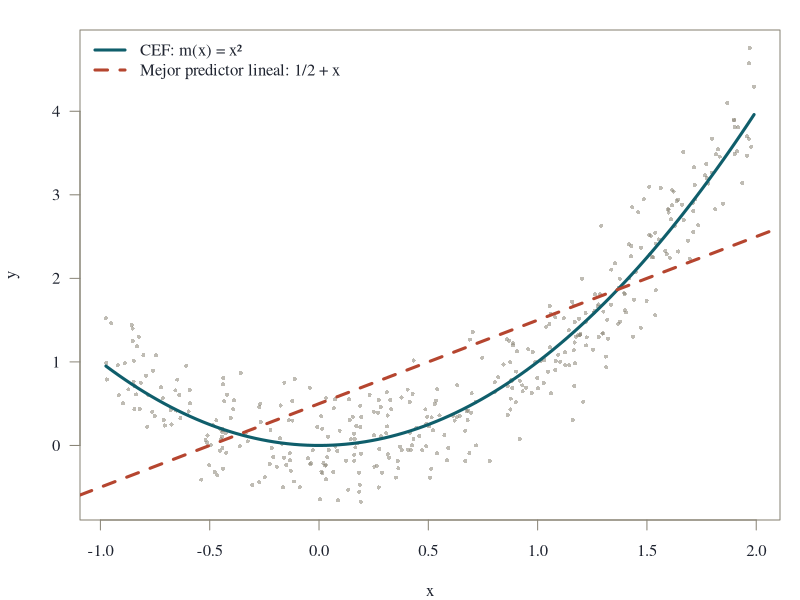
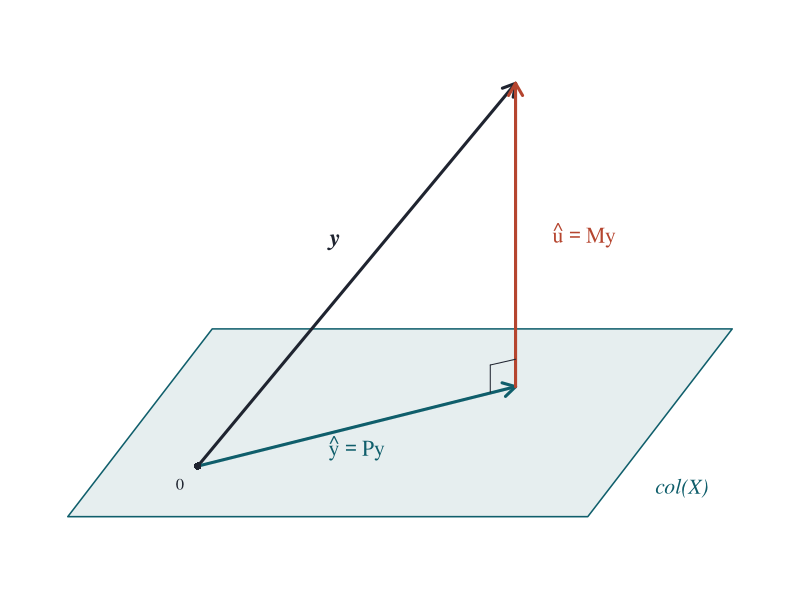
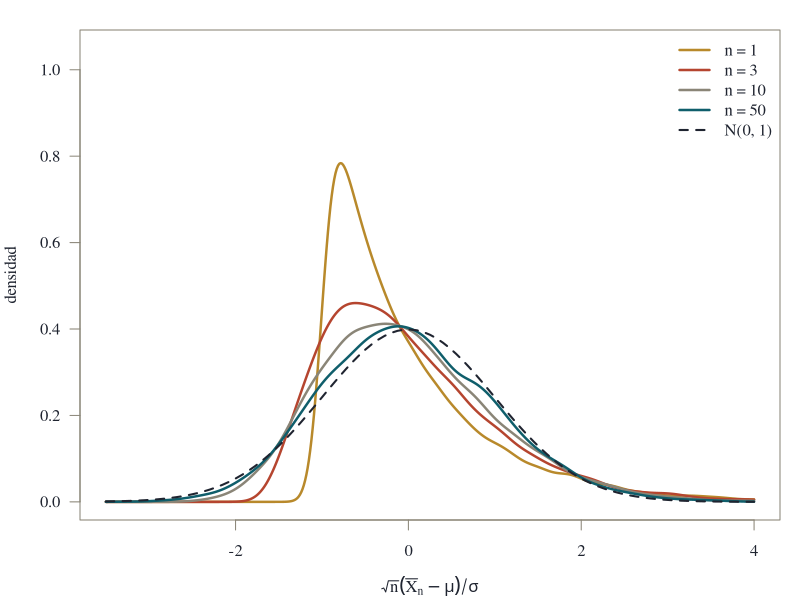
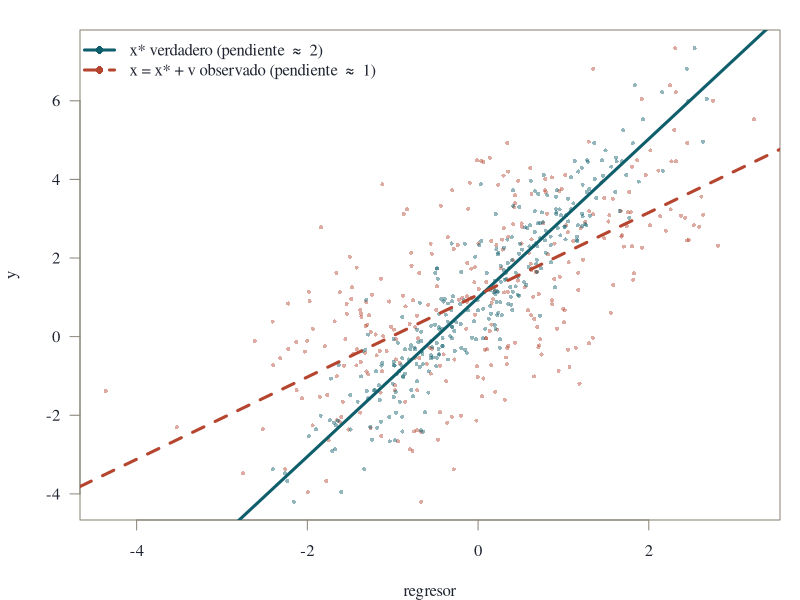
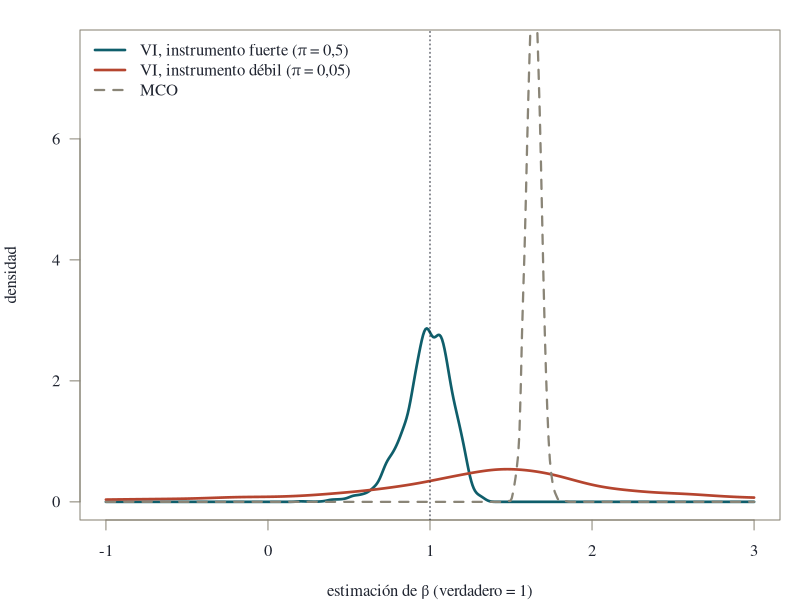

Recreate these plots in R, in order.
# Genera las figuras estáticas de Econometría 1 (PNG, sirven para HTML y PDF).
# Uso: Rscript assets/figuras.R  (desde la raíz del proyecto)

tinta  <- "#1f2430"
teal   <- "#0f5e6b"
rojo   <- "#b5452f"
ocre   <- "#b8892b"
gris   <- "#8a8577"
fondo  <- "#fbf8f1"

abrir <- function(archivo, w = 7, h = 4.6) {
  png(file.path("assets/fig", archivo), width = w, height = h, units = "in",
      res = 200, bg = fondo)
  par(family = "serif", mar = c(4, 4, 1.5, 1), col.axis = tinta, col.lab = tinta,
      fg = gris)
}

# ---------------------------------------------------------------------------
# Clase 2: CEF no lineal vs mejor predictor lineal
abrir("cef_vs_blp.png")
set.seed(7)
x <- runif(400, -1, 2)
y <- x^2 + rnorm(400, sd = 0.35)
plot(x, y, pch = 16, cex = 0.55, col = adjustcolor(gris, 0.55),
     xlab = "x", ylab = "y", las = 1)
curve(x^2, add = TRUE, lwd = 3, col = teal)
# BLP poblacional para X ~ U(-1, 2): E[X] = 1/2, Var(X) = 3/4, E[X^2] = 1,
# Cov(X, X^2) = E[X^3] - E[X]E[X^2] = 5/4 - 1/2 = 3/4  =>  pendiente 1, intercepto 1/2
abline(a = 1/2, b = 1, lwd = 3, col = rojo, lty = 2)
legend("topleft", bty = "n", text.col = tinta, lwd = 3, lty = c(1, 2), col = c(teal, rojo),
       legend = c("CEF: m(x) = x²", "Mejor predictor lineal: 1/2 + x"))
dev.off()

# ---------------------------------------------------------------------------
# Clase 3: geometría de MCO (proyección de y sobre el espacio columna de X)
abrir("proyeccion.png", w = 7, h = 5)
par(mar = c(0.5, 0.5, 0.5, 0.5))
plot(NA, xlim = c(0, 10), ylim = c(0, 7.2), axes = FALSE, xlab = "", ylab = "", asp = 1)
# plano col(X) en perspectiva
polygon(c(0.4, 7.6, 9.6, 2.4), c(0.6, 0.6, 3.2, 3.2),
        col = adjustcolor(teal, 0.10), border = teal, lwd = 1.5)
text(8.9, 1.0, "col(X)", col = teal, cex = 1.3, font = 3)
O  <- c(2.2, 1.3)
yh <- c(6.6, 2.4)
yv <- c(6.6, 6.6)
arrows(O[1], O[2], yv[1], yv[2], lwd = 3, col = tinta, length = 0.14)
arrows(O[1], O[2], yh[1], yh[2], lwd = 3, col = teal, length = 0.14)
arrows(yh[1], yh[2], yv[1], yv[2], lwd = 3, col = rojo, length = 0.14)
# ángulo recto
segments(yh[1] - 0.35, yh[2] - 0.08, yh[1] - 0.35, yh[2] + 0.30, col = tinta)
segments(yh[1] - 0.35, yh[2] + 0.30, yh[1], yh[2] + 0.38, col = tinta)
text(4.1, 4.4, "y", cex = 1.5, font = 4, col = tinta)
text(4.4, 1.55, expression(hat(y) == Py), cex = 1.3, col = teal)
text(7.55, 4.5, expression(hat(u) == My), cex = 1.3, col = rojo)
points(O[1], O[2], pch = 16, col = tinta)
text(O[1] - 0.25, O[2] - 0.25, "0", col = tinta)
dev.off()

# ---------------------------------------------------------------------------
# Clase 6: teorema central del límite con datos exponenciales
abrir("tcl.png")
set.seed(11)
R <- 20000
ns <- c(1, 3, 10, 50)
cols <- c(ocre, rojo, gris, teal)
plot(NA, xlim = c(-3.5, 4), ylim = c(0, 1.05), las = 1,
     xlab = expression(sqrt(n) * (bar(X)[n] - mu) / sigma), ylab = "densidad")
for (j in seq_along(ns)) {
  n <- ns[j]
  z <- sqrt(n) * (colMeans(matrix(rexp(n * R), n)) - 1)
  d <- density(z, from = -3.5, to = 4, adjust = 1.2)
  lines(d, lwd = 2.4, col = cols[j])
}
curve(dnorm(x), add = TRUE, lwd = 2, lty = 2, col = tinta)
legend("topright", bty = "n", text.col = tinta, lwd = c(2.4, 2.4, 2.4, 2.4, 2),
       lty = c(1, 1, 1, 1, 2), col = c(cols, tinta),
       legend = c("n = 1", "n = 3", "n = 10", "n = 50", "N(0, 1)"))
dev.off()

# ---------------------------------------------------------------------------
# Clase 8: sesgo de atenuación por error de medida
abrir("atenuacion.png")
set.seed(3)
n <- 300
xs <- rnorm(n)
y  <- 1 + 2 * xs + rnorm(n, sd = 0.8)
xo <- xs + rnorm(n, sd = 1)       # lambda = 1 / (1 + 1) = 1/2
plot(xo, y, pch = 16, cex = 0.55, col = adjustcolor(rojo, 0.45), las = 1,
     xlab = "regresor", ylab = "y")
points(xs, y, pch = 16, cex = 0.55, col = adjustcolor(teal, 0.45))
abline(lm(y ~ xs), lwd = 3, col = teal)
abline(lm(y ~ xo), lwd = 3, col = rojo, lty = 2)
legend("topleft", bty = "n", text.col = tinta, pch = 16, lwd = 3, lty = c(1, 2), col = c(teal, rojo),
       legend = c("x* verdadero (pendiente ≈ 2)", "x = x* + v observado (pendiente ≈ 1)"))
dev.off()

# ---------------------------------------------------------------------------
# Clase 10: instrumentos débiles — distribución de MC2E vs MCO
abrir("iv_debil.png")
set.seed(21)
sim <- function(pi, R = 4000, n = 200) {
  out <- matrix(NA, R, 2)
  for (r in 1:R) {
    z <- rnorm(n); v <- rnorm(n)
    u <- 0.8 * v + sqrt(1 - 0.64) * rnorm(n)
    x <- pi * z + v
    y <- 1 * x + u
    out[r, ] <- c(sum(z * y) / sum(z * x), sum(x * y) / sum(x * x))
  }
  out
}
fuerte <- sim(0.5); debil <- sim(0.05)
plot(NA, xlim = c(-1, 3), ylim = c(0, 7.5), las = 1, xlab = "estimación de β (verdadero = 1)",
     ylab = "densidad")
lines(density(fuerte[, 1], from = -1, to = 3), lwd = 2.6, col = teal)
lines(density(debil[, 1][abs(debil[, 1]) < 10], from = -1, to = 3), lwd = 2.6, col = rojo)
lines(density(fuerte[, 2], from = -1, to = 3), lwd = 2.2, col = gris, lty = 2)
abline(v = 1, col = tinta, lty = 3)
legend("topleft", bty = "n", text.col = tinta, lwd = c(2.6, 2.6, 2.2), lty = c(1, 1, 2),
       col = c(teal, rojo, gris),
       legend = c("VI, instrumento fuerte (π = 0,5)", "VI, instrumento débil (π = 0,05)", "MCO"))
dev.off()
